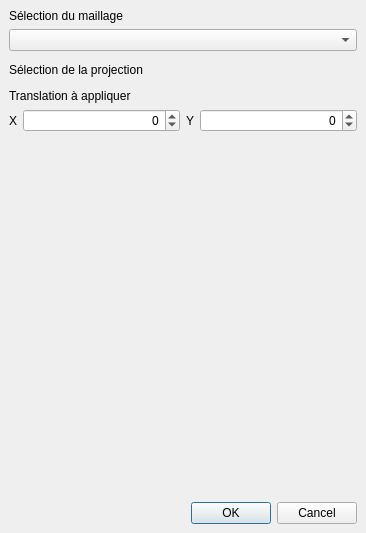
<?xml version="1.0" encoding="UTF-8"?>
<ui version="4.0">
 <class>gsDockWidget</class>
 <widget class="QDockWidget" name="gsDockWidget">
  <property name="geometry">
   <rect>
    <x>0</x>
    <y>0</y>
    <width>366</width>
    <height>533</height>
   </rect>
  </property>
  <property name="windowTitle">
   <string>gsDockWidget</string>
  </property>
  <widget class="QWidget" name="dockWidgetContents">
   <layout class="QGridLayout" name="gridLayout">
    <item row="6" column="0">
     <widget class="QLabel" name="label_3">
      <property name="text">
       <string>Translation à appliquer</string>
      </property>
     </widget>
    </item>
    <item row="4" column="0">
     <widget class="QLabel" name="label_2">
      <property name="text">
       <string>Sélection de la projection</string>
      </property>
     </widget>
    </item>
    <item row="8" column="0">
     <spacer name="verticalSpacer">
      <property name="orientation">
       <enum>Qt::Vertical</enum>
      </property>
      <property name="sizeHint" stdset="0">
       <size>
        <width>233</width>
        <height>315</height>
       </size>
      </property>
     </spacer>
    </item>
    <item row="3" column="0">
     <widget class="QgsFileWidget" name="file_mesh"/>
    </item>
    <item row="9" column="0">
     <widget class="QDialogButtonBox" name="bt_valid">
      <property name="orientation">
       <enum>Qt::Horizontal</enum>
      </property>
      <property name="standardButtons">
       <set>QDialogButtonBox::Cancel|QDialogButtonBox::Ok</set>
      </property>
     </widget>
    </item>
    <item row="5" column="0">
     <widget class="QgsProjectionSelectionWidget" name="wgt_crs"/>
    </item>
    <item row="7" column="0">
     <widget class="QFrame" name="frm_tra">
      <property name="frameShape">
       <enum>QFrame::NoFrame</enum>
      </property>
      <property name="frameShadow">
       <enum>QFrame::Raised</enum>
      </property>
      <layout class="QHBoxLayout" name="horizontalLayout_3">
       <property name="leftMargin">
        <number>0</number>
       </property>
       <property name="topMargin">
        <number>0</number>
       </property>
       <property name="rightMargin">
        <number>0</number>
       </property>
       <property name="bottomMargin">
        <number>0</number>
       </property>
       <item>
        <widget class="QLabel" name="label_4">
         <property name="sizePolicy">
          <sizepolicy hsizetype="Maximum" vsizetype="Preferred">
           <horstretch>0</horstretch>
           <verstretch>0</verstretch>
          </sizepolicy>
         </property>
         <property name="text">
          <string>X</string>
         </property>
        </widget>
       </item>
       <item>
        <widget class="QSpinBox" name="sb_tra_x">
         <property name="alignment">
          <set>Qt::AlignRight|Qt::AlignTrailing|Qt::AlignVCenter</set>
         </property>
         <property name="minimum">
          <number>-99999999</number>
         </property>
         <property name="maximum">
          <number>99999999</number>
         </property>
        </widget>
       </item>
       <item>
        <widget class="QLabel" name="label_5">
         <property name="sizePolicy">
          <sizepolicy hsizetype="Maximum" vsizetype="Preferred">
           <horstretch>0</horstretch>
           <verstretch>0</verstretch>
          </sizepolicy>
         </property>
         <property name="text">
          <string>Y</string>
         </property>
        </widget>
       </item>
       <item>
        <widget class="QSpinBox" name="sb_tra_y">
         <property name="alignment">
          <set>Qt::AlignRight|Qt::AlignTrailing|Qt::AlignVCenter</set>
         </property>
         <property name="minimum">
          <number>-99999999</number>
         </property>
         <property name="maximum">
          <number>99999999</number>
         </property>
        </widget>
       </item>
      </layout>
     </widget>
    </item>
    <item row="0" column="0">
     <widget class="QLabel" name="label">
      <property name="text">
       <string>Sélection du maillage</string>
      </property>
     </widget>
    </item>
    <item row="1" column="0">
     <layout class="QHBoxLayout" name="horizontalLayout">
      <item>
       <widget class="QgsMapLayerComboBox" name="qcb_layer"/>
      </item>
     </layout>
    </item>
   </layout>
  </widget>
 </widget>
 <customwidgets>
  <customwidget>
   <class>QgsFileWidget</class>
   <extends>QWidget</extends>
   <header>qgsfilewidget.h</header>
  </customwidget>
  <customwidget>
   <class>QgsMapLayerComboBox</class>
   <extends>QComboBox</extends>
   <header>qgsmaplayercombobox.h</header>
  </customwidget>
  <customwidget>
   <class>QgsProjectionSelectionWidget</class>
   <extends>QWidget</extends>
   <header>qgsprojectionselectionwidget.h</header>
  </customwidget>
 </customwidgets>
 <resources/>
 <connections/>
</ui>
